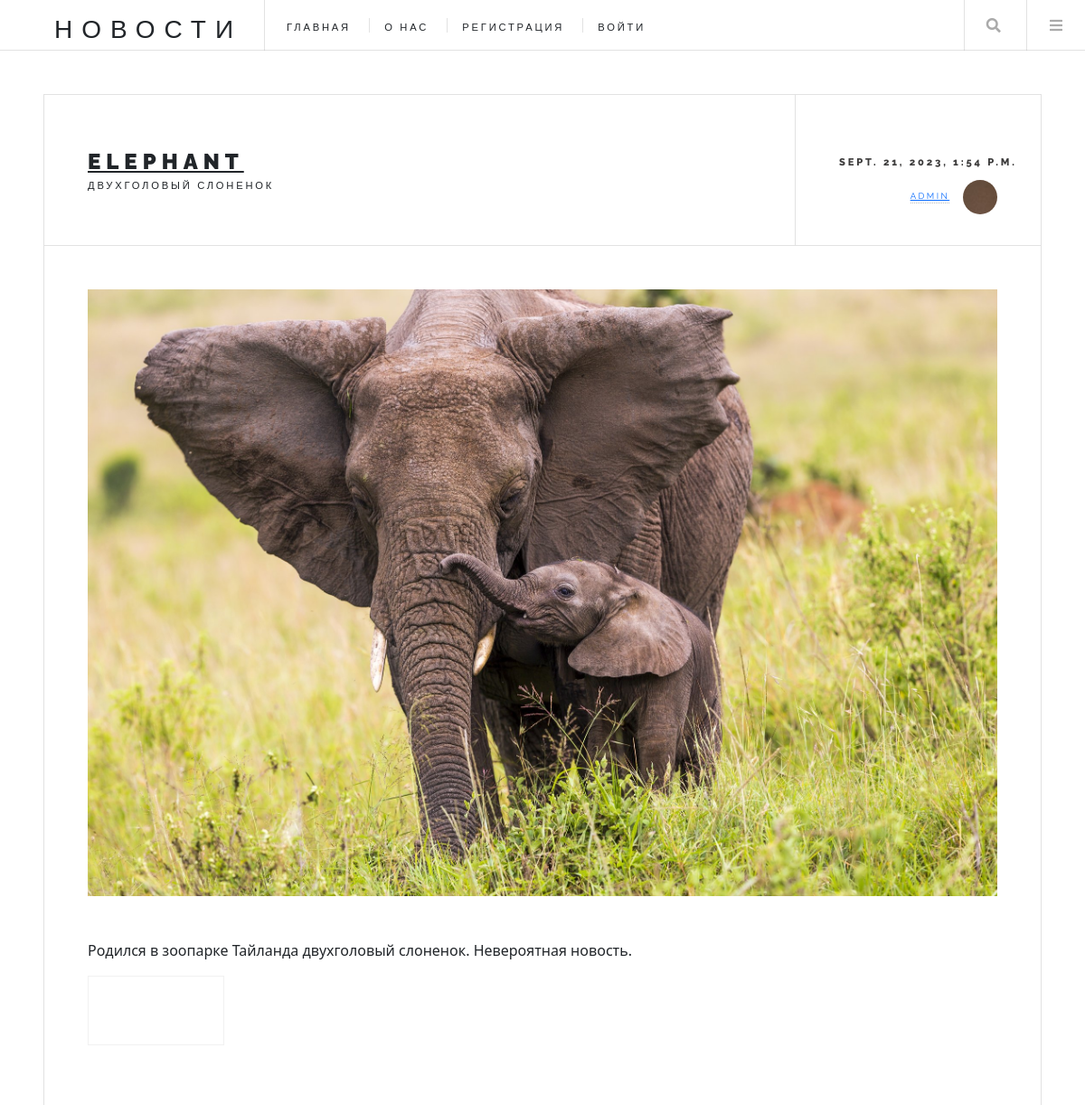
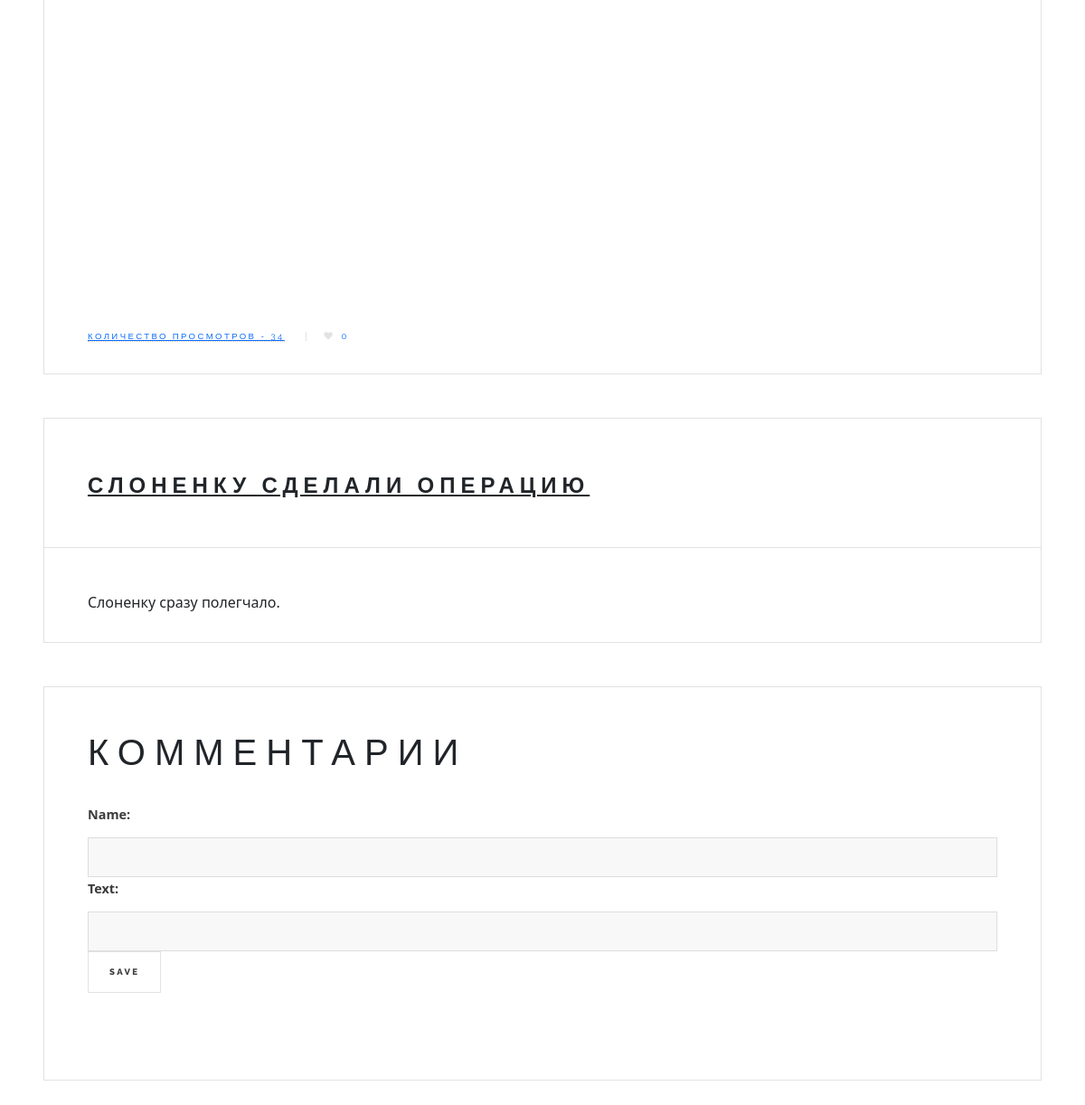
The app's page /single/1 with its own data (2 pictures, top to bottom).
### news_app/models.py (models this page shows, shortened)
class News(models.Model):
    title = models.CharField(max_length=250, verbose_name="Тема")
    description = models.TextField(verbose_name='Описание')
    main_image = models.ImageField(verbose_name='Главное изображение')
    text = models.TextField(verbose_name="Текст")
    created_at = models.DateTimeField(auto_now_add=True, editable=False, verbose_name="Дата создания")
    counter = models.IntegerField(editable=False, default=0, blank=True, null=True)
    author = models.ForeignKey(settings.AUTH_USER_MODEL, on_delete=models.CASCADE, verbose_name='Автор')
    like_count = models.IntegerField(editable=False, default=0, blank=True, null=True)
    class Meta:
        verbose_name = 'Новость'
        verbose_name_plural = 'Новости'

class NewsImages(models.Model):
    newsObject = models.ForeignKey(News, on_delete=models.CASCADE)
    image = models.ImageField()

class NewsDetails(models.Model):
    newsObject = models.ForeignKey(News, on_delete=models.CASCADE)
    title = models.CharField(max_length=240)
    text = models.TextField()

### news_app/views.py (the view)
# urls.py: path('single/<int:id>', single, name='single'),
def single(request, id):
    row = News.objects.get(id=id) #извлечение строки по id аналог select * from News where id=id limit 1
    images = NewsImages.objects.filter(newsObject_id=id)
    rows = NewsDetails.objects.filter(newsObject_id=id)
    row.counter = row.counter+1
    row.save()
    comments = Comments.objects.filter(newsObject__id=id)
    context = {
        'row':row,
        'images':images,
        'rows':rows,
        'comments':comments
    }
    return render(request, 'single.html', context)

### templates/single.html (shortened to what this page needs)
{% extends 'home.html' %}
{% load static %}
{% block content %}
					<div id="main">
							<article class="post">
								<header>
									<div class="title">
										<h2><a href="#">{{row.title}}</a></h2>
										<p>{{row.description}}</p>
									</div>
									<div class="meta">
										<time class="published" datetime="2015-11-01">{{row.created_at}}</time>
										<a href="#" class="author"><span class="name">{{row.author.username}}</span><img src="images/avatar.jpg" alt="" /></a>
									</div>
								</header>
								<span class="image featured"><img src="{{row.main_image.url}}" alt="" /></span>
								<p>{{row.text}}</p>
								<div id="carouselExampleInterval" class="carousel slide" data-bs-ride="carousel">
									<div class="carousel-inner">
										{% for image in images%}
									  <div class="carousel-item {% if image == images.0 %}active{% endif %}" data-bs-interval="10000">
										<img style='height: 500px;' src="{{image.image.url}}" class="d-block w-100" alt="...">
									  </div>
									  {% endfor %}
									</div>
									<button class="carousel-control-prev" type="button" data-bs-target="#carouselExampleInterval" data-bs-slide="prev">
									  <span class="carousel-control-prev-icon" aria-hidden="true"></span>
									</button>
									<button class="carousel-control-next" type="button" data-bs-target="#carouselExampleInterval" data-bs-slide="next">
									  <span class="carousel-control-next-icon" aria-hidden="true"></span>
									</button>
								  </div>
								<footer>
									<ul class="stats">
										<li><a href="#">Количество просмотров - {{row.counter}}</a></li>
										<li><a href="/like/?id={{row.id}}" class="icon solid fa-heart">{{row.like_count}}</a></li>
									</ul>
								</footer>
							</article>
							{% for newsDetatil in rows %}
							<article class="post">
								<header>
									<div class="title">
										<h2><a href="#">{{newsDetatil.title}}</a></h2>
									</div>
								</header>
								<p>{{newsDetatil.text}}</p>
							</article>
							{% endfor %}
							<article class = 'post'>
								<h1>Комментарии</h1>
								<br>
								<form action="{% url 'comments' row.id %}" method="post">
									<label>Name:</label>
									<input type="text" name="name" />
									<label>Text:</label>
									<input type="text" name="text" />
									<input type="submit" value="Save" />
								</form>
								<br>
								<br>
							</article>
					</div>
{% endblock %}

### templates/home.html (shortened to what this page needs)
{% load static %}
<!DOCTYPE HTML>
<html>
	<head>
		<link rel="stylesheet" href="{% static 'assets/css/main.css' %}" />
		<link href="https://cdn.jsdelivr.net/npm/bootstrap@5.3.2/dist/css/bootstrap.min.css" rel="stylesheet">
	</head>
	<body class="is-preload">
			<div id="wrapper">
					<header id="header">
						<h1><a href="{% url 'index' %}">Новости</a></h1>
						<nav class="links">
							<ul>
								<li><a href="{% url 'index' %}">Главная</a></li>
								<li><a href="/about">О нас</a></li>
								{% if user.is_authenticated %}
									<li><a href="{% url 'logout' %}">Выйти</a></li>
								{% else %}
									<li><a href="{% url 'signup' %}">Регистрация</a></li>
									<li><a href="{% url 'login' %}">Войти</a></li>
								{% endif %}
							</ul>
						</nav>
						<nav class="main">
							<ul>
								<li class="search">
									<a class="fa-search" href="#search">Search</a>
								</li>
								<li class="menu">
									<a class="fa-bars" href="#menu">Menu</a>
								</li>
							</ul>
						</nav>
					</header>
                    {% block content %}
                    {% endblock %}
			</div>
	</body>
</html>

### records on screen
News: title "ELEPHANT", description "ДВУХГОЛОВЫЙ СЛОНЕНОК", created_at "SEPT. 21, 2023, 1:54 P.M.", author.username "ADMIN", main_image (picture), text "Родился в зоопарке Тайланда двухголовый слоненок. Невероятная новость.", counter "34", like_count "0"
NewsImages: image (picture)
NewsDetails: title "СЛОНЕНКУ СДЕЛАЛИ ОПЕРАЦИЮ", text "Слоненку сразу полегчало."
